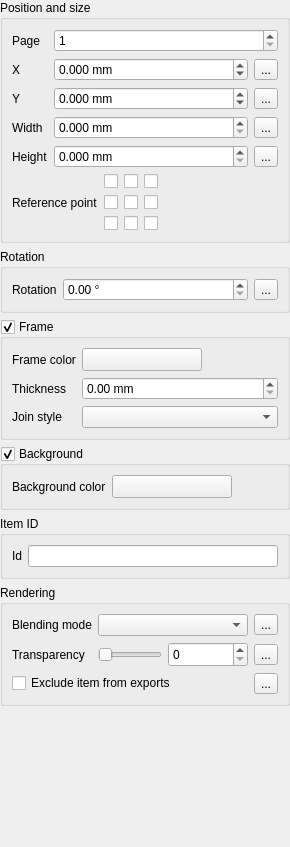
<?xml version="1.0" encoding="UTF-8"?>
<ui version="4.0">
 <class>QgsComposerItemWidgetBase</class>
 <widget class="QWidget" name="QgsComposerItemWidgetBase">
  <property name="geometry">
   <rect>
    <x>0</x>
    <y>0</y>
    <width>290</width>
    <height>847</height>
   </rect>
  </property>
  <property name="windowTitle">
   <string>Global Options</string>
  </property>
  <layout class="QVBoxLayout" name="verticalLayout_2">
   <property name="margin">
    <number>0</number>
   </property>
   <item>
    <widget class="QgsCollapsibleGroupBoxBasic" name="mGeneralOptionsGroupBox">
     <property name="focusPolicy">
      <enum>Qt::StrongFocus</enum>
     </property>
     <property name="title">
      <string>Position and size</string>
     </property>
     <property name="syncGroup" stdset="0">
      <string notr="true">composeritem</string>
     </property>
     <property name="collapsed" stdset="0">
      <bool>true</bool>
     </property>
     <layout class="QVBoxLayout" name="verticalLayout">
      <item>
       <layout class="QGridLayout" name="gridLayout_3" columnstretch="0,1,1,1">
        <item row="3" column="0">
         <widget class="QLabel" name="mWidthLabel">
          <property name="text">
           <string>Width</string>
          </property>
         </widget>
        </item>
        <item row="1" column="0">
         <widget class="QLabel" name="mXLabel">
          <property name="text">
           <string>X</string>
          </property>
         </widget>
        </item>
        <item row="4" column="0">
         <widget class="QLabel" name="mHeightLabel">
          <property name="text">
           <string>Height</string>
          </property>
         </widget>
        </item>
        <item row="2" column="0">
         <widget class="QLabel" name="mYLabel">
          <property name="text">
           <string>Y</string>
          </property>
         </widget>
        </item>
        <item row="0" column="0">
         <widget class="QLabel" name="mPageLabel">
          <property name="text">
           <string>Page</string>
          </property>
         </widget>
        </item>
        <item row="1" column="3">
         <widget class="QgsDataDefinedButton" name="mXPositionDDBtn">
          <property name="text">
           <string>...</string>
          </property>
         </widget>
        </item>
        <item row="2" column="3">
         <widget class="QgsDataDefinedButton" name="mYPositionDDBtn">
          <property name="text">
           <string>...</string>
          </property>
         </widget>
        </item>
        <item row="3" column="3">
         <widget class="QgsDataDefinedButton" name="mWidthDDBtn">
          <property name="text">
           <string>...</string>
          </property>
         </widget>
        </item>
        <item row="4" column="3">
         <widget class="QgsDataDefinedButton" name="mHeightDDBtn">
          <property name="text">
           <string>...</string>
          </property>
         </widget>
        </item>
        <item row="0" column="1" colspan="3">
         <widget class="QgsSpinBox" name="mPageSpinBox">
          <property name="minimum">
           <number>1</number>
          </property>
          <property name="showClearButton">
           <bool>false</bool>
          </property>
         </widget>
        </item>
        <item row="3" column="1" colspan="2">
         <widget class="QgsDoubleSpinBox" name="mWidthSpin">
          <property name="suffix">
           <string> mm</string>
          </property>
          <property name="decimals">
           <number>3</number>
          </property>
          <property name="maximum">
           <double>9999999.000000000000000</double>
          </property>
          <property name="showClearButton">
           <bool>false</bool>
          </property>
         </widget>
        </item>
        <item row="4" column="1" colspan="2">
         <widget class="QgsDoubleSpinBox" name="mHeightSpin">
          <property name="suffix">
           <string> mm</string>
          </property>
          <property name="decimals">
           <number>3</number>
          </property>
          <property name="maximum">
           <double>9999999.000000000000000</double>
          </property>
          <property name="showClearButton">
           <bool>false</bool>
          </property>
         </widget>
        </item>
        <item row="2" column="1" colspan="2">
         <widget class="QgsDoubleSpinBox" name="mYPosSpin">
          <property name="suffix">
           <string> mm</string>
          </property>
          <property name="decimals">
           <number>3</number>
          </property>
          <property name="minimum">
           <double>-9999999.000000000000000</double>
          </property>
          <property name="maximum">
           <double>9999999.000000000000000</double>
          </property>
          <property name="showClearButton">
           <bool>false</bool>
          </property>
         </widget>
        </item>
        <item row="1" column="1" colspan="2">
         <widget class="QgsDoubleSpinBox" name="mXPosSpin">
          <property name="suffix">
           <string> mm</string>
          </property>
          <property name="decimals">
           <number>3</number>
          </property>
          <property name="minimum">
           <double>-9999999.000000000000000</double>
          </property>
          <property name="maximum">
           <double>9999999.000000000000000</double>
          </property>
          <property name="showClearButton">
           <bool>false</bool>
          </property>
         </widget>
        </item>
       </layout>
      </item>
      <item>
       <layout class="QHBoxLayout" name="horizontalLayout_7">
        <item>
         <widget class="QLabel" name="label_2">
          <property name="text">
           <string>Reference point</string>
          </property>
          <property name="alignment">
           <set>Qt::AlignLeading|Qt::AlignLeft|Qt::AlignVCenter</set>
          </property>
         </widget>
        </item>
        <item>
         <layout class="QGridLayout" name="gridLayout">
          <item row="0" column="1">
           <widget class="QCheckBox" name="mUpperMiddleCheckBox">
            <property name="sizePolicy">
             <sizepolicy hsizetype="Fixed" vsizetype="Fixed">
              <horstretch>0</horstretch>
              <verstretch>0</verstretch>
             </sizepolicy>
            </property>
            <property name="text">
             <string/>
            </property>
           </widget>
          </item>
          <item row="1" column="2">
           <widget class="QCheckBox" name="mMiddleRightCheckBox">
            <property name="sizePolicy">
             <sizepolicy hsizetype="Fixed" vsizetype="Fixed">
              <horstretch>0</horstretch>
              <verstretch>0</verstretch>
             </sizepolicy>
            </property>
            <property name="text">
             <string/>
            </property>
           </widget>
          </item>
          <item row="1" column="1">
           <widget class="QCheckBox" name="mMiddleCheckBox">
            <property name="sizePolicy">
             <sizepolicy hsizetype="Fixed" vsizetype="Fixed">
              <horstretch>0</horstretch>
              <verstretch>0</verstretch>
             </sizepolicy>
            </property>
            <property name="text">
             <string/>
            </property>
           </widget>
          </item>
          <item row="0" column="2">
           <widget class="QCheckBox" name="mUpperRightCheckBox">
            <property name="sizePolicy">
             <sizepolicy hsizetype="Fixed" vsizetype="Fixed">
              <horstretch>0</horstretch>
              <verstretch>0</verstretch>
             </sizepolicy>
            </property>
            <property name="text">
             <string/>
            </property>
           </widget>
          </item>
          <item row="2" column="1">
           <widget class="QCheckBox" name="mLowerMiddleCheckBox">
            <property name="sizePolicy">
             <sizepolicy hsizetype="Fixed" vsizetype="Fixed">
              <horstretch>0</horstretch>
              <verstretch>0</verstretch>
             </sizepolicy>
            </property>
            <property name="text">
             <string/>
            </property>
           </widget>
          </item>
          <item row="2" column="2">
           <widget class="QCheckBox" name="mLowerRightCheckBox">
            <property name="sizePolicy">
             <sizepolicy hsizetype="Fixed" vsizetype="Fixed">
              <horstretch>0</horstretch>
              <verstretch>0</verstretch>
             </sizepolicy>
            </property>
            <property name="text">
             <string/>
            </property>
           </widget>
          </item>
          <item row="0" column="0">
           <widget class="QCheckBox" name="mUpperLeftCheckBox">
            <property name="sizePolicy">
             <sizepolicy hsizetype="Fixed" vsizetype="Fixed">
              <horstretch>0</horstretch>
              <verstretch>0</verstretch>
             </sizepolicy>
            </property>
            <property name="text">
             <string/>
            </property>
           </widget>
          </item>
          <item row="2" column="0">
           <widget class="QCheckBox" name="mLowerLeftCheckBox">
            <property name="sizePolicy">
             <sizepolicy hsizetype="Fixed" vsizetype="Fixed">
              <horstretch>0</horstretch>
              <verstretch>0</verstretch>
             </sizepolicy>
            </property>
            <property name="text">
             <string/>
            </property>
           </widget>
          </item>
          <item row="1" column="0">
           <widget class="QCheckBox" name="mMiddleLeftCheckBox">
            <property name="sizePolicy">
             <sizepolicy hsizetype="Fixed" vsizetype="Fixed">
              <horstretch>0</horstretch>
              <verstretch>0</verstretch>
             </sizepolicy>
            </property>
            <property name="text">
             <string/>
            </property>
           </widget>
          </item>
         </layout>
        </item>
        <item>
         <spacer name="horizontalSpacer_3">
          <property name="orientation">
           <enum>Qt::Horizontal</enum>
          </property>
          <property name="sizeHint" stdset="0">
           <size>
            <width>40</width>
            <height>20</height>
           </size>
          </property>
         </spacer>
        </item>
       </layout>
      </item>
     </layout>
    </widget>
   </item>
   <item>
    <widget class="QgsCollapsibleGroupBoxBasic" name="mTransformsGroupBox">
     <property name="focusPolicy">
      <enum>Qt::StrongFocus</enum>
     </property>
     <property name="title">
      <string>Rotation</string>
     </property>
     <property name="syncGroup" stdset="0">
      <string notr="true">composeritem</string>
     </property>
     <property name="collapsed" stdset="0">
      <bool>true</bool>
     </property>
     <layout class="QGridLayout" name="gridLayout_5" columnstretch="0,1">
      <item row="0" column="0">
       <widget class="QLabel" name="label">
        <property name="text">
         <string>Rotation</string>
        </property>
       </widget>
      </item>
      <item row="0" column="1">
       <layout class="QHBoxLayout" name="horizontalLayout_4">
        <item>
         <widget class="QgsDoubleSpinBox" name="mItemRotationSpinBox">
          <property name="sizePolicy">
           <sizepolicy hsizetype="Preferred" vsizetype="Fixed">
            <horstretch>0</horstretch>
            <verstretch>0</verstretch>
           </sizepolicy>
          </property>
          <property name="suffix">
           <string> °</string>
          </property>
          <property name="maximum">
           <double>360.000000000000000</double>
          </property>
         </widget>
        </item>
        <item>
         <widget class="QgsDataDefinedButton" name="mItemRotationDDBtn">
          <property name="text">
           <string>...</string>
          </property>
         </widget>
        </item>
       </layout>
      </item>
     </layout>
    </widget>
   </item>
   <item>
    <widget class="QgsCollapsibleGroupBoxBasic" name="mFrameGroupBox">
     <property name="title">
      <string>Frame</string>
     </property>
     <property name="checkable">
      <bool>true</bool>
     </property>
     <property name="syncGroup" stdset="0">
      <string notr="true">composeritem</string>
     </property>
     <property name="collapsed" stdset="0">
      <bool>true</bool>
     </property>
     <layout class="QGridLayout" name="gridLayout_6">
      <item row="0" column="0">
       <widget class="QLabel" name="label_3">
        <property name="text">
         <string>Frame color</string>
        </property>
       </widget>
      </item>
      <item row="0" column="1">
       <layout class="QHBoxLayout" name="horizontalLayout_6">
        <item>
         <widget class="QgsColorButtonV2" name="mFrameColorButton">
          <property name="sizePolicy">
           <sizepolicy hsizetype="Fixed" vsizetype="Fixed">
            <horstretch>0</horstretch>
            <verstretch>0</verstretch>
           </sizepolicy>
          </property>
          <property name="minimumSize">
           <size>
            <width>120</width>
            <height>0</height>
           </size>
          </property>
          <property name="maximumSize">
           <size>
            <width>120</width>
            <height>16777215</height>
           </size>
          </property>
          <property name="text">
           <string/>
          </property>
         </widget>
        </item>
        <item>
         <spacer name="horizontalSpacer_2">
          <property name="orientation">
           <enum>Qt::Horizontal</enum>
          </property>
          <property name="sizeHint" stdset="0">
           <size>
            <width>40</width>
            <height>20</height>
           </size>
          </property>
         </spacer>
        </item>
       </layout>
      </item>
      <item row="1" column="0">
       <widget class="QLabel" name="mOutlineWidthLabel">
        <property name="text">
         <string>Thickness</string>
        </property>
        <property name="wordWrap">
         <bool>true</bool>
        </property>
        <property name="buddy">
         <cstring>mOutlineWidthSpinBox</cstring>
        </property>
       </widget>
      </item>
      <item row="1" column="1">
       <widget class="QgsDoubleSpinBox" name="mOutlineWidthSpinBox">
        <property name="sizePolicy">
         <sizepolicy hsizetype="Expanding" vsizetype="Fixed">
          <horstretch>0</horstretch>
          <verstretch>0</verstretch>
         </sizepolicy>
        </property>
        <property name="suffix">
         <string> mm</string>
        </property>
        <property name="showClearButton">
         <bool>false</bool>
        </property>
       </widget>
      </item>
      <item row="2" column="0">
       <widget class="QLabel" name="label_8">
        <property name="text">
         <string>Join style</string>
        </property>
       </widget>
      </item>
      <item row="2" column="1">
       <widget class="QgsPenJoinStyleComboBox" name="mFrameJoinStyleCombo">
        <property name="sizePolicy">
         <sizepolicy hsizetype="Expanding" vsizetype="Fixed">
          <horstretch>0</horstretch>
          <verstretch>0</verstretch>
         </sizepolicy>
        </property>
       </widget>
      </item>
     </layout>
    </widget>
   </item>
   <item>
    <widget class="QgsCollapsibleGroupBoxBasic" name="mBackgroundGroupBox">
     <property name="title">
      <string>Background</string>
     </property>
     <property name="checkable">
      <bool>true</bool>
     </property>
     <property name="checked">
      <bool>true</bool>
     </property>
     <property name="syncGroup" stdset="0">
      <string notr="true">composeritem</string>
     </property>
     <property name="collapsed" stdset="0">
      <bool>true</bool>
     </property>
     <layout class="QGridLayout" name="gridLayout_7">
      <item row="0" column="0">
       <widget class="QLabel" name="label_4">
        <property name="text">
         <string>Background color</string>
        </property>
       </widget>
      </item>
      <item row="0" column="1">
       <layout class="QHBoxLayout" name="horizontalLayout_5">
        <item>
         <widget class="QgsColorButtonV2" name="mBackgroundColorButton">
          <property name="sizePolicy">
           <sizepolicy hsizetype="Fixed" vsizetype="Fixed">
            <horstretch>0</horstretch>
            <verstretch>0</verstretch>
           </sizepolicy>
          </property>
          <property name="minimumSize">
           <size>
            <width>120</width>
            <height>0</height>
           </size>
          </property>
          <property name="maximumSize">
           <size>
            <width>120</width>
            <height>16777215</height>
           </size>
          </property>
          <property name="text">
           <string/>
          </property>
         </widget>
        </item>
        <item>
         <spacer name="horizontalSpacer">
          <property name="orientation">
           <enum>Qt::Horizontal</enum>
          </property>
          <property name="sizeHint" stdset="0">
           <size>
            <width>40</width>
            <height>20</height>
           </size>
          </property>
         </spacer>
        </item>
       </layout>
      </item>
     </layout>
    </widget>
   </item>
   <item>
    <widget class="QgsCollapsibleGroupBoxBasic" name="groupBox">
     <property name="focusPolicy">
      <enum>Qt::StrongFocus</enum>
     </property>
     <property name="title">
      <string>Item ID</string>
     </property>
     <property name="syncGroup" stdset="0">
      <string notr="true">composeritem</string>
     </property>
     <property name="collapsed" stdset="0">
      <bool>true</bool>
     </property>
     <layout class="QGridLayout" name="gridLayout_8">
      <item row="0" column="0">
       <widget class="QLabel" name="mItemIdLabel">
        <property name="text">
         <string>Id</string>
        </property>
       </widget>
      </item>
      <item row="0" column="1">
       <widget class="QLineEdit" name="mItemIdLineEdit"/>
      </item>
     </layout>
    </widget>
   </item>
   <item>
    <widget class="QgsCollapsibleGroupBoxBasic" name="groupRendering">
     <property name="focusPolicy">
      <enum>Qt::StrongFocus</enum>
     </property>
     <property name="title">
      <string>Rendering</string>
     </property>
     <property name="collapsed" stdset="0">
      <bool>true</bool>
     </property>
     <property name="syncGroup" stdset="0">
      <string notr="true">composeritem</string>
     </property>
     <layout class="QGridLayout" name="gridLayout_4">
      <item row="0" column="0">
       <widget class="QLabel" name="labelBlendMode">
        <property name="text">
         <string>Blending mode</string>
        </property>
       </widget>
      </item>
      <item row="0" column="1">
       <layout class="QHBoxLayout" name="horizontalLayout_3">
        <item>
         <widget class="QgsBlendModeComboBox" name="mBlendModeCombo"/>
        </item>
        <item>
         <widget class="QgsDataDefinedButton" name="mBlendModeDDBtn">
          <property name="text">
           <string>...</string>
          </property>
         </widget>
        </item>
       </layout>
      </item>
      <item row="1" column="0">
       <widget class="QLabel" name="labelTransparency">
        <property name="text">
         <string>Transparency</string>
        </property>
       </widget>
      </item>
      <item row="1" column="1">
       <layout class="QHBoxLayout" name="horizontalLayout_2">
        <item>
         <widget class="QSlider" name="mTransparencySlider">
          <property name="maximum">
           <number>100</number>
          </property>
          <property name="orientation">
           <enum>Qt::Horizontal</enum>
          </property>
         </widget>
        </item>
        <item>
         <widget class="QgsSpinBox" name="mTransparencySpnBx">
          <property name="minimumSize">
           <size>
            <width>80</width>
            <height>25</height>
           </size>
          </property>
          <property name="maximum">
           <number>100</number>
          </property>
         </widget>
        </item>
        <item>
         <widget class="QgsDataDefinedButton" name="mTransparencyDDBtn">
          <property name="text">
           <string>...</string>
          </property>
         </widget>
        </item>
       </layout>
      </item>
      <item row="2" column="0" colspan="2">
       <layout class="QHBoxLayout" name="horizontalLayout">
        <item>
         <widget class="QCheckBox" name="mExcludeFromPrintsCheckBox">
          <property name="text">
           <string>Exclude item from exports</string>
          </property>
         </widget>
        </item>
        <item>
         <widget class="QgsDataDefinedButton" name="mExcludePrintsDDBtn">
          <property name="text">
           <string>...</string>
          </property>
         </widget>
        </item>
       </layout>
      </item>
     </layout>
    </widget>
   </item>
   <item>
    <spacer name="verticalSpacer">
     <property name="orientation">
      <enum>Qt::Vertical</enum>
     </property>
     <property name="sizeType">
      <enum>QSizePolicy::MinimumExpanding</enum>
     </property>
     <property name="sizeHint" stdset="0">
      <size>
       <width>20</width>
       <height>40</height>
      </size>
     </property>
    </spacer>
   </item>
  </layout>
 </widget>
 <customwidgets>
  <customwidget>
   <class>QgsColorButtonV2</class>
   <extends>QToolButton</extends>
   <header>qgscolorbuttonv2.h</header>
   <container>1</container>
  </customwidget>
  <customwidget>
   <class>QgsDataDefinedButton</class>
   <extends>QToolButton</extends>
   <header>qgsdatadefinedbutton.h</header>
  </customwidget>
  <customwidget>
   <class>QgsDoubleSpinBox</class>
   <extends>QDoubleSpinBox</extends>
   <header>qgsdoublespinbox.h</header>
  </customwidget>
  <customwidget>
   <class>QgsSpinBox</class>
   <extends>QSpinBox</extends>
   <header>qgsspinbox.h</header>
  </customwidget>
  <customwidget>
   <class>QgsPenJoinStyleComboBox</class>
   <extends>QComboBox</extends>
   <header>qgspenstylecombobox.h</header>
  </customwidget>
  <customwidget>
   <class>QgsCollapsibleGroupBoxBasic</class>
   <extends>QGroupBox</extends>
   <header location="global">qgscollapsiblegroupbox.h</header>
   <container>1</container>
  </customwidget>
  <customwidget>
   <class>QgsBlendModeComboBox</class>
   <extends>QComboBox</extends>
   <header>qgsblendmodecombobox.h</header>
  </customwidget>
 </customwidgets>
 <tabstops>
  <tabstop>mGeneralOptionsGroupBox</tabstop>
  <tabstop>mPageSpinBox</tabstop>
  <tabstop>mXPosSpin</tabstop>
  <tabstop>mXPositionDDBtn</tabstop>
  <tabstop>mYPosSpin</tabstop>
  <tabstop>mYPositionDDBtn</tabstop>
  <tabstop>mWidthSpin</tabstop>
  <tabstop>mWidthDDBtn</tabstop>
  <tabstop>mHeightSpin</tabstop>
  <tabstop>mHeightDDBtn</tabstop>
  <tabstop>mUpperLeftCheckBox</tabstop>
  <tabstop>mUpperMiddleCheckBox</tabstop>
  <tabstop>mUpperRightCheckBox</tabstop>
  <tabstop>mMiddleLeftCheckBox</tabstop>
  <tabstop>mMiddleCheckBox</tabstop>
  <tabstop>mMiddleRightCheckBox</tabstop>
  <tabstop>mLowerLeftCheckBox</tabstop>
  <tabstop>mLowerMiddleCheckBox</tabstop>
  <tabstop>mLowerRightCheckBox</tabstop>
  <tabstop>mTransformsGroupBox</tabstop>
  <tabstop>mItemRotationSpinBox</tabstop>
  <tabstop>mItemRotationDDBtn</tabstop>
  <tabstop>mFrameGroupBox</tabstop>
  <tabstop>mFrameColorButton</tabstop>
  <tabstop>mOutlineWidthSpinBox</tabstop>
  <tabstop>mFrameJoinStyleCombo</tabstop>
  <tabstop>mBackgroundGroupBox</tabstop>
  <tabstop>mBackgroundColorButton</tabstop>
  <tabstop>groupBox</tabstop>
  <tabstop>mItemIdLineEdit</tabstop>
  <tabstop>groupRendering</tabstop>
  <tabstop>mBlendModeCombo</tabstop>
  <tabstop>mBlendModeDDBtn</tabstop>
  <tabstop>mTransparencySlider</tabstop>
  <tabstop>mTransparencySpnBx</tabstop>
  <tabstop>mTransparencyDDBtn</tabstop>
  <tabstop>mExcludeFromPrintsCheckBox</tabstop>
  <tabstop>mExcludePrintsDDBtn</tabstop>
 </tabstops>
 <resources/>
 <connections/>
</ui>
